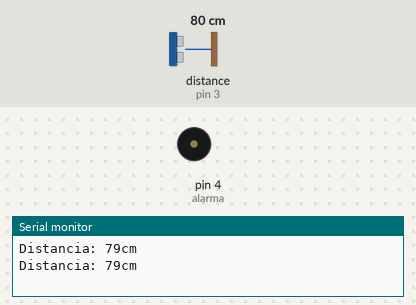
This sketch was run on a simulated Arduino Uno, built with avr-gcc and run on an emulated ATmega328P. On the bench: buzzer (waves = sounding), the last lines printed to the serial monitor. Wiring (inferred from the names in the program): ultrasonic range finder: trigger pin 2; echo pin 3. The inputs (shaded band) are chosen by the test bench; at power-on: distance to the obstacle (sensor on pin 3) 80 cm. The echo pulse lasts 58.3 µs per cm.

Above: at 3.0 s.
3.1 s: distance to the obstacle (sensor on pin 3) set to 4 cm
6.6 s: distance to the obstacle (sensor on pin 3) set to 2 cm
At 7.5 s:
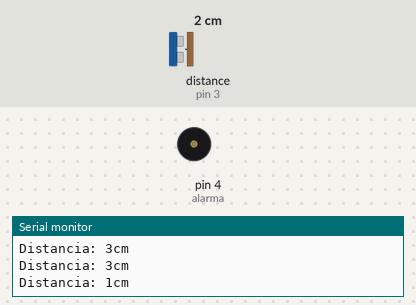
8.4 s: distance to the obstacle (sensor on pin 3) set to 9 cm
At 9.9 s:
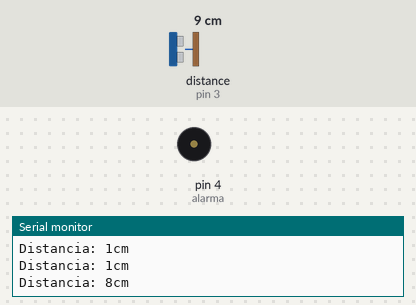
13.1 s: distance to the obstacle (sensor on pin 3) set to 87 cm
16.6 s: distance to the obstacle (sensor on pin 3) set to 91 cm
At 17.2 s:
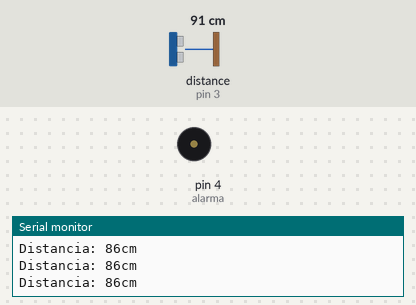
Timing chart, 0 to 19.4 s (numbered marks = the images above; inputs shaded):
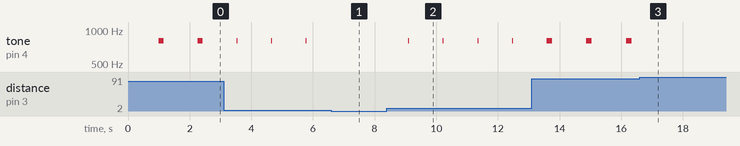

Measured:
- the behaviour switches between 3 and 2 cm on distance to the obstacle (sensor on pin 3) (found by bisection; images 0 and 1)
- the behaviour switches between 90 and 91 cm on distance to the obstacle (sensor on pin 3) (found by bisection; images 2 and 3)
- after the input at 6.6 s, tone on pin 4 (alarma): stops changing and stays silent
- after the input at 8.4 s, tone on pin 4 (alarma): alternates 800 Hz for 0.02 s and silent for 1.1 s, starting after 0.70 s
- after the input at 16.6 s, tone on pin 4 (alarma): stops changing and stays silent
- by itself, tone on pin 4 (alarma): alternates 800 Hz for 0.02 s and silent for 1.1 s

The sketch:

Practica03.ino
```cpp
int Trigger=2;
int Echo=3;
int alarma=4;
int t,d;

void setup() {
 Serial.begin(9600);
 pinMode(Trigger,OUTPUT);
 pinMode(Echo,INPUT);
 pinMode(alarma,OUTPUT);
 digitalWrite(Trigger,LOW);
}

void loop() {
 delay(1000);
 digitalWrite(Trigger, HIGH);
 delayMicroseconds(10);
 digitalWrite(Trigger,LOW);
 t = pulseIn(Echo,HIGH); //es el tiempo que tarda el eco del ultrasónico
 d = 0.01715*t; // Agregamos la formula
//Agregamos un IF para validar, si se detecta algo o alguien a una distancia menor a 100cm encendemos la alarma.
 if (d < 100 && d > 91){
   tone(alarma, 800);
   delay(200);
   noTone(alarma);
 } else if(d < 90 && d > 81) {
   tone(alarma, 800);
   delay(180);
   noTone(alarma);
 } else if(d < 80 && d > 71) {
   tone(alarma, 800);
   delay(160);
   noTone(alarma);
 } else if(d < 70 && d > 61) {
   tone(alarma, 800);
   delay(140);
   noTone(alarma);
 } else if(d < 60 && d > 51) {
   tone(alarma, 800);
   delay(120);
   noTone(alarma);
 } else if(d < 50 && d > 41) {
   tone(alarma, 800);
   delay(100);
   noTone(alarma);
 } else if(d < 40 && d > 31) {
   tone(alarma, 800);
   delay(80);
   noTone(alarma);
 } else if(d < 30 && d > 21) {
   tone(alarma, 800);
   delay(60);
   noTone(alarma);
 } else if (d < 20 && d > 11){
   tone(alarma, 800);
   delay(40);
   noTone(alarma);
 } else if(d < 10 && d > 1) {
   tone(alarma,800);
   delay(20);
   noTone(alarma);
 }
  //Mostramos en el monitor  la distancia que esta midiendo el sensor.
 Serial.print ("Distancia: ");
 Serial.print (d);
 Serial.print ("cm");
 Serial.println("");
 delay (100);
}
```
